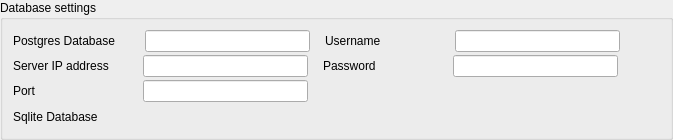
    <widget class="QgsCollapsibleGroupBox" name="mGroupBox">
     <property name="sizePolicy">
      <sizepolicy hsizetype="MinimumExpanding" vsizetype="Fixed">
       <horstretch>0</horstretch>
       <verstretch>0</verstretch>
      </sizepolicy>
     </property>
     <property name="minimumSize">
      <size>
       <width>0</width>
       <height>125</height>
      </size>
     </property>
     <property name="maximumSize">
      <size>
       <width>16777215</width>
       <height>16777215</height>
      </size>
     </property>
     <property name="title">
      <string>Database settings</string>
     </property>
     <layout class="QVBoxLayout" name="verticalLayout">
      <property name="spacing">
       <number>5</number>
      </property>
      <property name="leftMargin">
       <number>10</number>
      </property>
      <property name="topMargin">
       <number>10</number>
      </property>
      <property name="rightMargin">
       <number>10</number>
      </property>
      <property name="bottomMargin">
       <number>10</number>
      </property>
      <item>
       <layout class="QVBoxLayout" name="verticalLayout_4">
        <property name="spacing">
         <number>3</number>
        </property>
        <item>
         <layout class="QHBoxLayout" name="horizontalLayout_13">
          <property name="spacing">
           <number>0</number>
          </property>
          <item>
           <widget class="QLabel" name="databaseNameLabel_2">
            <property name="minimumSize">
             <size>
              <width>100</width>
              <height>0</height>
             </size>
            </property>
            <property name="styleSheet">
             <string notr="true">font: 8pt &quot;MS Shell Dlg 2&quot;;</string>
            </property>
            <property name="text">
             <string>Postgres Database</string>
            </property>
           </widget>
          </item>
          <item>
           <spacer name="horizontalSpacer_6">
            <property name="orientation">
             <enum>Qt::Horizontal</enum>
            </property>
            <property name="sizeType">
             <enum>QSizePolicy::Fixed</enum>
            </property>
            <property name="sizeHint" stdset="0">
             <size>
              <width>30</width>
              <height>20</height>
             </size>
            </property>
           </spacer>
          </item>
          <item>
           <widget class="QLineEdit" name="databaseNameLineEdit">
            <property name="sizePolicy">
             <sizepolicy hsizetype="Minimum" vsizetype="Fixed">
              <horstretch>0</horstretch>
              <verstretch>0</verstretch>
             </sizepolicy>
            </property>
            <property name="minimumSize">
             <size>
              <width>165</width>
              <height>18</height>
             </size>
            </property>
            <property name="styleSheet">
             <string notr="true">font: 8pt &quot;MS Shell Dlg 2&quot;;</string>
            </property>
           </widget>
          </item>
          <item>
           <spacer name="horizontalSpacer_9">
            <property name="orientation">
             <enum>Qt::Horizontal</enum>
            </property>
            <property name="sizeType">
             <enum>QSizePolicy::Fixed</enum>
            </property>
            <property name="sizeHint" stdset="0">
             <size>
              <width>15</width>
              <height>20</height>
             </size>
            </property>
           </spacer>
          </item>
          <item>
           <widget class="QLabel" name="serverUserLabel">
            <property name="minimumSize">
             <size>
              <width>100</width>
              <height>0</height>
             </size>
            </property>
            <property name="styleSheet">
             <string notr="true">font: 8pt &quot;MS Shell Dlg 2&quot;;</string>
            </property>
            <property name="text">
             <string>Username</string>
            </property>
           </widget>
          </item>
          <item>
           <spacer name="horizontalSpacer_4">
            <property name="orientation">
             <enum>Qt::Horizontal</enum>
            </property>
            <property name="sizeType">
             <enum>QSizePolicy::Fixed</enum>
            </property>
            <property name="sizeHint" stdset="0">
             <size>
              <width>30</width>
              <height>20</height>
             </size>
            </property>
           </spacer>
          </item>
          <item>
           <widget class="QLineEdit" name="serverUserLineEdit">
            <property name="sizePolicy">
             <sizepolicy hsizetype="Minimum" vsizetype="Fixed">
              <horstretch>0</horstretch>
              <verstretch>0</verstretch>
             </sizepolicy>
            </property>
            <property name="minimumSize">
             <size>
              <width>165</width>
              <height>18</height>
             </size>
            </property>
            <property name="styleSheet">
             <string notr="true">font: 8pt &quot;MS Shell Dlg 2&quot;;</string>
            </property>
           </widget>
          </item>
          <item>
           <spacer name="horizontalSpacer_2">
            <property name="orientation">
             <enum>Qt::Horizontal</enum>
            </property>
            <property name="sizeHint" stdset="0">
             <size>
              <width>40</width>
              <height>20</height>
             </size>
            </property>
           </spacer>
          </item>
         </layout>
        </item>
        <item>
         <layout class="QHBoxLayout" name="horizontalLayout_8">
          <property name="spacing">
           <number>0</number>
          </property>
          <item>
           <widget class="QLabel" name="serverIpLabel">
            <property name="minimumSize">
             <size>
              <width>100</width>
              <height>0</height>
             </size>
            </property>
            <property name="styleSheet">
             <string notr="true">font: 8pt &quot;MS Shell Dlg 2&quot;;</string>
            </property>
            <property name="text">
             <string>Server IP address</string>
            </property>
           </widget>
          </item>
          <item>
           <spacer name="horizontalSpacer">
            <property name="orientation">
             <enum>Qt::Horizontal</enum>
            </property>
            <property name="sizeType">
             <enum>QSizePolicy::Fixed</enum>
            </property>
            <property name="sizeHint" stdset="0">
             <size>
              <width>30</width>
              <height>20</height>
             </size>
            </property>
           </spacer>
          </item>
          <item>
           <widget class="QLineEdit" name="serverIpLineEdit">
            <property name="sizePolicy">
             <sizepolicy hsizetype="Minimum" vsizetype="Fixed">
              <horstretch>0</horstretch>
              <verstretch>0</verstretch>
             </sizepolicy>
            </property>
            <property name="minimumSize">
             <size>
              <width>165</width>
              <height>18</height>
             </size>
            </property>
            <property name="styleSheet">
             <string notr="true">font: 8pt &quot;MS Shell Dlg 2&quot;;</string>
            </property>
           </widget>
          </item>
          <item>
           <spacer name="horizontalSpacer_10">
            <property name="orientation">
             <enum>Qt::Horizontal</enum>
            </property>
            <property name="sizeType">
             <enum>QSizePolicy::Fixed</enum>
            </property>
            <property name="sizeHint" stdset="0">
             <size>
              <width>15</width>
              <height>20</height>
             </size>
            </property>
           </spacer>
          </item>
          <item>
           <widget class="QLabel" name="serverPasswordLabel">
            <property name="minimumSize">
             <size>
              <width>100</width>
              <height>0</height>
             </size>
            </property>
            <property name="styleSheet">
             <string notr="true">font: 8pt &quot;MS Shell Dlg 2&quot;;</string>
            </property>
            <property name="text">
             <string>Password</string>
            </property>
           </widget>
          </item>
          <item>
           <spacer name="horizontalSpacer_5">
            <property name="orientation">
             <enum>Qt::Horizontal</enum>
            </property>
            <property name="sizeType">
             <enum>QSizePolicy::Fixed</enum>
            </property>
            <property name="sizeHint" stdset="0">
             <size>
              <width>30</width>
              <height>20</height>
             </size>
            </property>
           </spacer>
          </item>
          <item>
           <widget class="QLineEdit" name="serverPasswordLineEdit">
            <property name="sizePolicy">
             <sizepolicy hsizetype="Minimum" vsizetype="Fixed">
              <horstretch>0</horstretch>
              <verstretch>0</verstretch>
             </sizepolicy>
            </property>
            <property name="minimumSize">
             <size>
              <width>165</width>
              <height>18</height>
             </size>
            </property>
            <property name="styleSheet">
             <string notr="true">font: 8pt &quot;MS Shell Dlg 2&quot;;</string>
            </property>
            <property name="echoMode">
             <enum>QLineEdit::Password</enum>
            </property>
           </widget>
          </item>
          <item>
           <spacer name="horizontalSpacer_7">
            <property name="orientation">
             <enum>Qt::Horizontal</enum>
            </property>
            <property name="sizeHint" stdset="0">
             <size>
              <width>40</width>
              <height>20</height>
             </size>
            </property>
           </spacer>
          </item>
         </layout>
        </item>
        <item>
         <layout class="QHBoxLayout" name="horizontalLayout_9">
          <property name="spacing">
           <number>0</number>
          </property>
          <item>
           <widget class="QLabel" name="serverPortLabel">
            <property name="minimumSize">
             <size>
              <width>100</width>
              <height>0</height>
             </size>
            </property>
            <property name="styleSheet">
             <string notr="true">font: 8pt &quot;MS Shell Dlg 2&quot;;</string>
            </property>
            <property name="text">
             <string>Port</string>
            </property>
           </widget>
          </item>
          <item>
           <spacer name="horizontalSpacer_3">
            <property name="orientation">
             <enum>Qt::Horizontal</enum>
            </property>
            <property name="sizeType">
             <enum>QSizePolicy::Fixed</enum>
            </property>
            <property name="sizeHint" stdset="0">
             <size>
              <width>30</width>
              <height>20</height>
             </size>
            </property>
           </spacer>
          </item>
          <item>
           <widget class="QLineEdit" name="serverPortLineEdit">
            <property name="sizePolicy">
             <sizepolicy hsizetype="Minimum" vsizetype="Fixed">
              <horstretch>0</horstretch>
              <verstretch>0</verstretch>
             </sizepolicy>
            </property>
            <property name="minimumSize">
             <size>
              <width>165</width>
              <height>18</height>
             </size>
            </property>
            <property name="styleSheet">
             <string notr="true">font: 8pt &quot;MS Shell Dlg 2&quot;;</string>
            </property>
           </widget>
          </item>
          <item>
           <spacer name="horizontalSpacer_8">
            <property name="orientation">
             <enum>Qt::Horizontal</enum>
            </property>
            <property name="sizeHint" stdset="0">
             <size>
              <width>40</width>
              <height>20</height>
             </size>
            </property>
           </spacer>
          </item>
         </layout>
        </item>
       </layout>
      </item>
      <item>
       <layout class="QVBoxLayout" name="verticalLayout_11">
        <property name="spacing">
         <number>3</number>
        </property>
        <item>
         <layout class="QHBoxLayout" name="horizontalLayout_25">
          <property name="spacing">
           <number>0</number>
          </property>
          <item>
           <widget class="QLabel" name="databaseNameLabel_3">
            <property name="minimumSize">
             <size>
              <width>100</width>
              <height>0</height>
             </size>
            </property>
            <property name="styleSheet">
             <string notr="true">font: 8pt &quot;MS Shell Dlg 2&quot;;</string>
            </property>
            <property name="text">
             <string>Sqlite Database</string>
            </property>
           </widget>
          </item>
          <item>
           <spacer name="horizontalSpacer_44">
            <property name="orientation">
             <enum>Qt::Horizontal</enum>
            </property>
            <property name="sizeType">
             <enum>QSizePolicy::Fixed</enum>
            </property>
            <property name="sizeHint" stdset="0">
             <size>
              <width>30</width>
              <height>20</height>
             </size>
            </property>
           </spacer>
          </item>
          <item>
           <widget class="QgsFileWidget" name="sqliteFileWidget">
            <property name="filter">
             <string>*.sqlite</string>
            </property>
           </widget>
          </item>
          <item>
           <spacer name="horizontalSpacer_45">
            <property name="orientation">
             <enum>Qt::Horizontal</enum>
            </property>
            <property name="sizeHint" stdset="0">
             <size>
              <width>40</width>
              <height>20</height>
             </size>
            </property>
           </spacer>
          </item>
         </layout>
        </item>
       </layout>
      </item>
     </layout>
    </widget>
